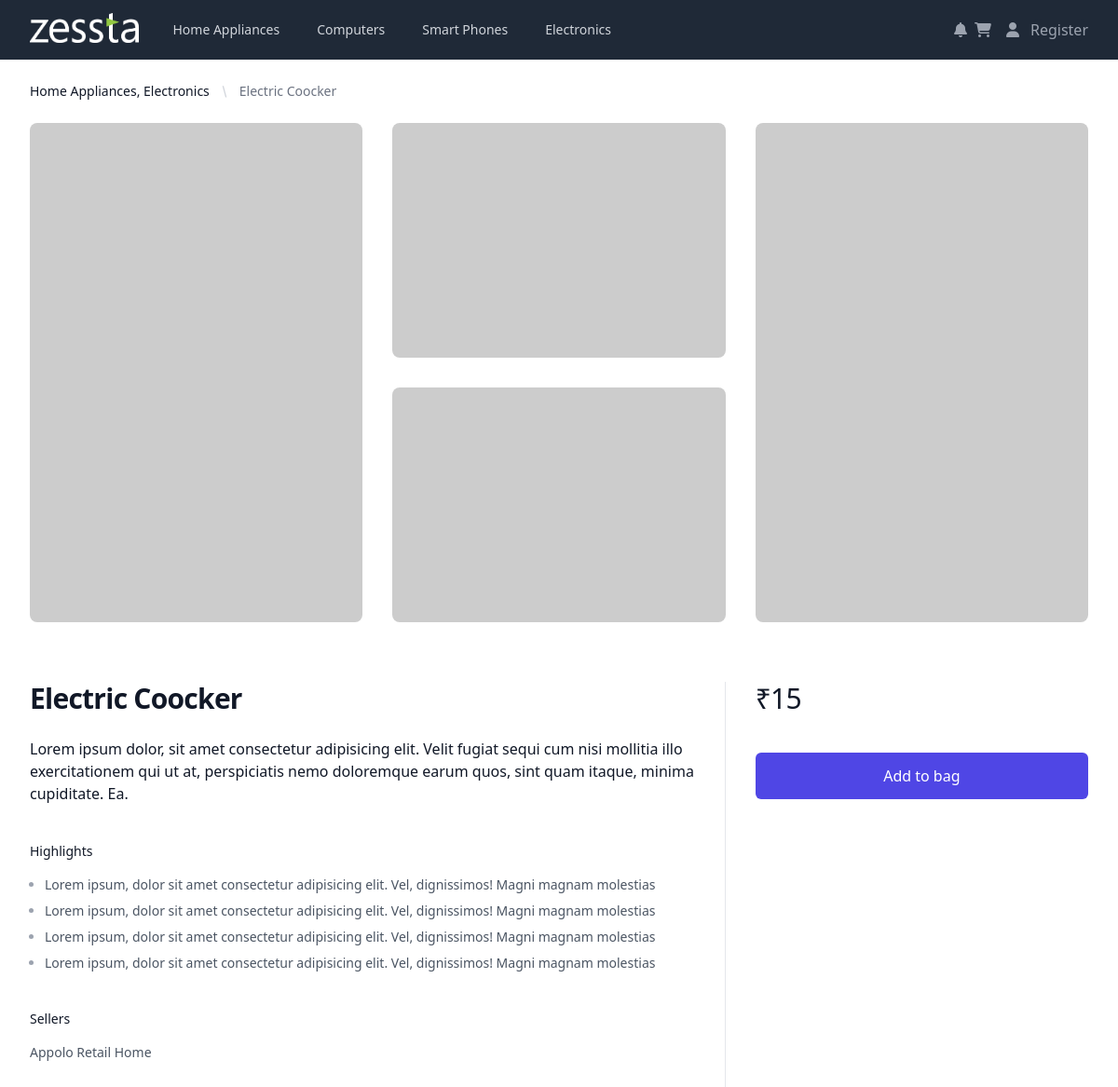
/customer/view_product/3, run on the app's committed database.
### seller/models.py (models this page shows, shortened)
class ProductCategory(models.Model):
    category_id = models.BigAutoField(primary_key=True)
    category_name = models.CharField(max_length=50)
    category_products = models.ManyToManyField(
        "seller.Product", verbose_name="listOfProd", blank=True, null=True
    )
    def __str__(self):
        return self.category_name

class Product(models.Model):
    product_id = models.BigAutoField(primary_key=True)
    product_name = models.CharField(max_length=50)
    product_price = models.IntegerField(max_length=6)
    product_image = models.ImageField(
        upload_to="files/products_images/",
        height_field=None,
        width_field=None,
        max_length=None,
        blank=True,
        null=True,
    )
    product_category = models.ManyToManyField(
        "seller.ProductCategory", verbose_name="listOfCat"
    )
    products_sellers = models.ManyToManyField("seller.Seller")
    product_quantity = models.IntegerField(default=1)
    def cat_id(self):
        return ",".join(str(i.category_id) for i in self.product_category.all())
    def cat_name(self):
        return ", ".join(str(i) for i in self.product_category.all())
    def seller_name(self):
        return ", ".join(str(i) for i in self.products_sellers.all())

class Seller(models.Model):
    seller_id = models.BigAutoField(primary_key=True)
    seller_name = models.CharField(max_length=150, blank=True)
    seller_email = models.EmailField(max_length=150, blank=True)
    seller_user_id = models.CharField(max_length=50)
    seller_pwd = models.CharField(max_length=250)
    seller_city = models.CharField(max_length=50)
    seller_mobile = models.CharField(max_length=10)
    seller_products = models.ManyToManyField(
        "seller.Product", verbose_name="listOfSellerProd", null=True, blank=True
    )
    def __str__(self):
        return self.seller_name

### customer/views.py (the view)
# urls.py: path("view_product/<int:id>", ViewProduct, name="View Product Customer"),
def ViewProduct(request, id):
    get_product_info = Product.objects.filter(product_id=id)[0]
    return render(
        request,
        "customer/view_product.html",
        {"navCat": cat_list(), "ProdCat": cat_list(), "Product": get_product_info},
    )

### customer/views.py (called while the page is built)
def cat_list():
    return ProductCategory.objects.prefetch_related("category_products")

### templates/customer/view_product.html (shortened to what this page needs)
{% extends 'customer/base.html' %}
{% block BODYBLOCK %}
<div class="bg-white">
  <div class="pt-6">
    <nav aria-label="Breadcrumb">
      <ol
        role="list"
        class="mx-auto flex max-w-2xl items-center space-x-2 px-4 sm:px-6 lg:max-w-7xl lg:px-8"
      >
        <li>
          <div class="flex items-center">
            <a
              href="/customer/view_cat/{{Product.cat_id}}"
              class="mr-2 text-sm font-medium text-gray-900"
              >{{Product.cat_name}}
            </a>
            <svg
              width="16"
              height="20"
              viewBox="0 0 16 20"
              fill="currentColor"
              aria-hidden="true"
              class="h-5 w-4 text-gray-300"
            >
              <path d="M5.697 4.34L8.98 16.532h1.327L7.025 4.341H5.697z" />
            </svg>
          </div>
        </li>
        <li class="text-sm">
          <a
            href="#"
            aria-current="page"
            class="font-medium text-gray-500 hover:text-gray-600"
            >{{Product.product_name}}</a
          >
        </li>
      </ol>
    </nav>
    <div
      class="mx-auto mt-6 max-w-2xl sm:px-6 lg:grid lg:max-w-7xl lg:grid-cols-3 lg:gap-x-8 lg:px-8"
    >
      <div
        class="aspect-h-4 aspect-w-3 hidden overflow-hidden rounded-lg lg:block"
      >
        <img
          src="https://picsum.photos/200/150"
          alt="Two each of gray, white, and black shirts laying flat."
          class="h-full w-full object-cover object-center"
        />
      </div>
      <div class="hidden lg:grid lg:grid-cols-1 lg:gap-y-8">
        <div class="aspect-h-2 aspect-w-3 overflow-hidden rounded-lg">
          <img
            src="https://picsum.photos/200/100"
            alt="Model wearing plain black basic tee."
            class="h-full w-full object-cover object-center"
          />
        </div>
        <div class="aspect-h-2 aspect-w-3 overflow-hidden rounded-lg">
          <img
            src="https://picsum.photos/200/100"
            alt="Model wearing plain gray basic tee."
            class="h-full w-full object-cover object-center"
          />
        </div>
      </div>
      <div
        class="aspect-h-5 aspect-w-4 lg:aspect-h-4 lg:aspect-w-3 sm:overflow-hidden sm:rounded-lg"
      >
        <img
          src="https://picsum.photos/100/150"
          alt="Model wearing plain white basic tee."
          class="h-full w-full object-cover object-center"
        />
      </div>
    </div>
    <div
      class="mx-auto max-w-2xl px-4 pb-16 pt-10 sm:px-6 lg:grid lg:max-w-7xl lg:grid-cols-3 lg:grid-rows-[auto,auto,1fr] lg:gap-x-8 lg:px-8 lg:pb-24 lg:pt-16"
    >
      <div class="lg:col-span-2 lg:border-r lg:border-gray-200 lg:pr-8">
        <h1 class="text-2xl font-bold tracking-tight text-gray-900 sm:text-3xl">
          {{Product.product_name}}
        </h1>
      </div>
      <div class="mt-4 lg:row-span-3 lg:mt-0">
        <p class="text-3xl tracking-tight text-gray-900">
          ₹{{Product.product_price}}
        </p>
        <div class="mt-10">
          <a href="/customer/add_to_bag/{{Product.product_id}}">
            <button
              type="submit"
              class="mt-10 flex w-full items-center justify-center rounded-md border border-transparent bg-indigo-600 px-8 py-3 text-base font-medium text-white hover:bg-indigo-700 focus:outline-none focus:ring-2 focus:ring-indigo-500 focus:ring-offset-2"
            >
              Add to bag
            </button></a
          >
        </div>
      </div>
      <div
        class="py-10 lg:col-span-2 lg:col-start-1 lg:border-r lg:border-gray-200 lg:pb-16 lg:pr-8 lg:pt-6"
      >
        <div>
          <div class="space-y-6">
            <p class="text-base text-gray-900">
              Lorem ipsum dolor, sit amet consectetur adipisicing elit. Velit
              fugiat sequi cum nisi mollitia illo exercitationem qui ut at,
              perspiciatis nemo doloremque earum quos, sint quam itaque, minima
              cupiditate. Ea.
            </p>
          </div>
        </div>
        <div class="mt-10">
          <h3 class="text-sm font-medium text-gray-900">Highlights</h3>
          <div class="mt-4">
            <ul role="list" class="list-disc space-y-2 pl-4 text-sm">
              <li class="text-gray-400">
                <span class="text-gray-600"
                  >Lorem ipsum, dolor sit amet consectetur adipisicing elit.
                  Vel, dignissimos! Magni magnam molestias</span
                >
              </li>
              <li class="text-gray-400">
                <span class="text-gray-600"
                  >Lorem ipsum, dolor sit amet consectetur adipisicing elit.
                  Vel, dignissimos! Magni magnam molestias</span
                >
              </li>
              <li class="text-gray-400">
                <span class="text-gray-600"
                  >Lorem ipsum, dolor sit amet consectetur adipisicing elit.
                  Vel, dignissimos! Magni magnam molestias</span
                >
              </li>
              <li class="text-gray-400">
                <span class="text-gray-600"
                  >Lorem ipsum, dolor sit amet consectetur adipisicing elit.
                  Vel, dignissimos! Magni magnam molestias</span
                >
              </li>
            </ul>
          </div>
        </div>
        <div class="mt-10">
          <h2 class="text-sm font-medium text-gray-900">Sellers</h2>
          <div class="mt-4 space-y-6">
            <p class="text-sm text-gray-600">{{Product.seller_name}}</p>
          </div>
        </div>
      </div>
    </div>
  </div>
</div>
{% endblock %}

### templates/customer/base.html (shortened to what this page needs)
<!DOCTYPE html>
<html lang="en">
  <head>
    <link
      rel="stylesheet"
      href="https://cdnjs.cloudflare.com/ajax/libs/font-awesome/6.5.1/css/all.min.css"
    />
    {% load static %}
    <link rel="stylesheet" href="{% static 'style/style.css' %}" />
    <script src="https://cdn.tailwindcss.com"></script>
  </head>
  <body>
    <nav class="bg-gray-800">
      <div class="mx-auto max-w-7xl px-2 sm:px-6 lg:px-8">
        <div class="relative flex h-16 items-center justify-between">
          <div
            class="flex flex-1 items-center justify-center sm:items-stretch sm:justify-start"
          >
            <a href="/customer">
              <div class="flex flex-shrink-0 items-center">
                <img
                  class="h-8 w-auto"
                  src="{% static 'img/logo.png' %}"
                  alt="Zessta eCommerce"
                />
              </div>
            </a>
            <div class="hidden sm:ml-6 sm:block">
              <div class="flex space-x-4">
                {% for i in navCat %}
                <a
                  href="/customer/view_cat/{{ i.category_id }}"
                  class="text-gray-300 hover:bg-gray-700 hover:text-white rounded-md px-3 py-2 text-sm font-medium"
                  >{{ i.category_name }}</a
                >
                {% endfor %}
              </div>
            </div>
          </div>
          <div
            class="absolute inset-y-0 right-0 flex items-center pr-2 sm:static sm:inset-auto sm:ml-6 sm:pr-0"
          >
            <button
              type="button"
              class="relative bg-gray-800 p-1 text-gray-400 hover:text-white"
            >
              <span class="absolute -inset-1.5"></span>
              <i class="fa-solid fa-bell"></i>
            </button>
            <a href="/customer/get_bag">
              <button
                type="button"
                class="relative bg-gray-800 p-1 text-gray-400 hover:text-white"
              >
                <span class="absolute -inset-1.5"></span>
                <i class="fa-solid fa-cart-shopping"></i>
              </button>
            </a>
            <div class="relative ml-3">
              <div>
                <a href="/customer/dashboard">
                  <button
                    type="button"
                    class="relative flex rounded-full bg-gray-800 text-gray-400 hover:text-white"
                    id="user-menu-button"
                    aria-expanded="true"
                    aria-haspopup="true"
                  >
                    <span class="absolute -inset-1.5"></span>
                    <i class="fa-solid fa-user"></i>
                  </button>
                </a>
              </div>
            </div>
            <div class="relative ml-3">
              <div>
                <a href="/customer/register">
                  <button
                    type="button"
                    class="relative flex rounded-full bg-gray-800 text-gray-400 hover:text-white"
                    id="user-menu-button"
                    aria-expanded="true"
                    aria-haspopup="true"
                  >
                    <span class="absolute -inset-1.5"></span>
                    Register
                  </button>
                </a>
              </div>
            </div>
          </div>
        </div>
      </div>
    </nav>
    {% block BODYBLOCK %} {% endblock %}
  </body>
</html>

### data on the page
ProductCategory: category_name "Home Appliances"
ProductCategory: category_name "Computers"
ProductCategory: category_name "Smart Phones"
ProductCategory: category_name "Electronics"
Product: cat_name "Home Appliances, Electronics", product_name "Electric Coocker", product_price "15", seller_name "Appolo Retail Home"
